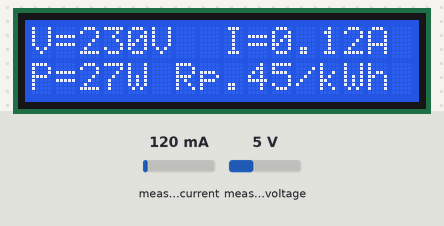
Bench run of a sketch on a simulated Arduino Uno, built with avr-gcc and run on an emulated ATmega328P. Shown: 16×2 character LCD. Inputs (shaded band) come from the test bench; at power-on: measured current 120 mA, measured voltage 5 V. What the sketch prints to the serial monitor is not drawn.

Above: at 1.2 s.
1.3 s: measured current set to 40 mA
At 2.3 s:
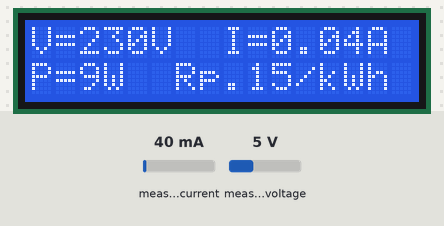
3.2 s: measured voltage set to 0.3 V
At 4.6 s:
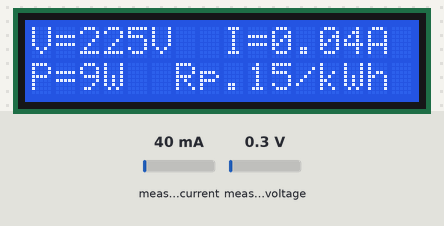
5.4 s: measured current set to 500 mA
At 7.1 s:
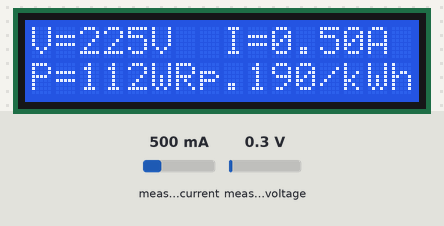
7.6 s: measured voltage set to 3.8 V
At 9.5 s:
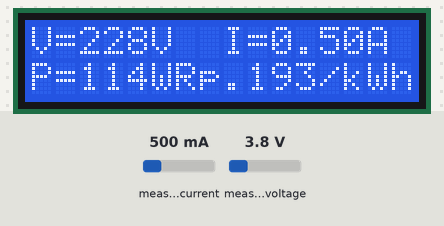
9.8 s: measured current set to 1000 mA
At 11.2 s:
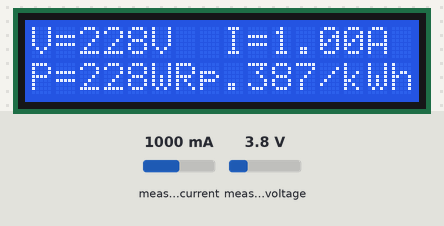
12.0 s: measured voltage set to 7.5 V
At 13.8 s:
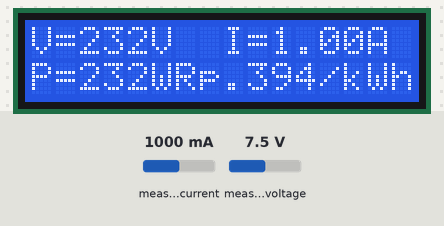
Timing chart, 0 to 15.2 s (numbered marks = the images above; inputs shaded):
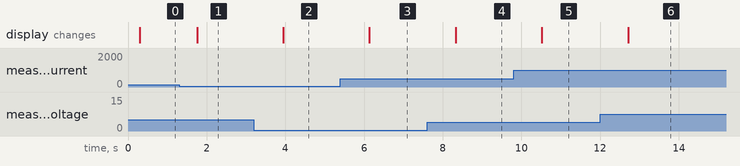

The sketch:

teganganarus.ino
```cpp
// (licence header left out)
#include <LiquidCrystal_I2C.h>
LiquidCrystal_I2C lcd(0x3F, 16, 2);
#include "EmonLib.h"             // Include Emon Library
EnergyMonitor emon1;             // Create an instance

void setup()
{
  Serial.begin(9600);

  emon1.voltage(2, 1023, 1.7);  // Voltage: input pin, calibration, phase_shift
  emon1.current(1, 16);       // Current: input pin, calibration.

  lcd.begin();

  lcd.setCursor(0,0);
  lcd.print("V=");
  lcd.setCursor(5,0);
  lcd.print("V");

  lcd.setCursor(8,0);
  lcd.print("I=");

  lcd.setCursor(0,1);
  lcd.print("P=");
}

void loop()
{
  emon1.calcVI(20,2000);         // Calculate all. No.of half wavelengths (crossings), time-out

  float realPower       = emon1.realPower;        //extract Real Power into variable
  float apparentPower   = emon1.apparentPower;    //extract Apparent Power into variable
  float powerFActor     = emon1.powerFactor;      //extract Power Factor into Variable
  float supplyVoltage   = emon1.Vrms;             //extract Vrms into Variable
  float Irms            = emon1.Irms;             //extract Irms into Variable


  int daya=(int)apparentPower;
  int tegangan=(int)supplyVoltage;

  int KW=((daya*0.001)*1700);

  lcd.setCursor(2,0);
  lcd.print(tegangan);

  lcd.setCursor(10,0);
  lcd.print(Irms);
  lcd.print("A ");

  lcd.setCursor(2,1);
  lcd.print(daya);
  lcd.print("W  ");

  lcd.setCursor(6,1);
  lcd.print("Rp.");
  lcd.print(KW);
  lcd.print("/kWh  ");


  Serial.print(supplyVoltage);
  Serial.print(" ");
  Serial.println(Irms);

  delay(500);

}
```

Measured:
- after the input at 1.3 s, the display: changes after 0.46 s (image 1)
- after the input at 3.2 s, the display: changes after 0.75 s (image 2)
- after the input at 5.4 s, the display: changes after 0.73 s (image 3)
- after the input at 7.6 s, the display: changes after 0.73 s (image 4)
- after the input at 9.8 s, the display: changes after 0.72 s (image 5)
- after the input at 12.0 s, the display: changes after 0.72 s (image 6)
